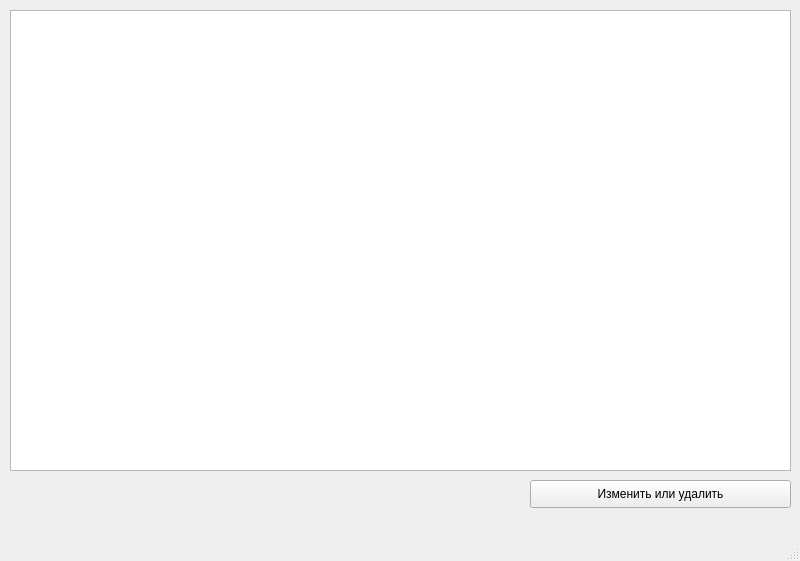
<?xml version="1.0" encoding="UTF-8"?>
<ui version="4.0">
 <class>MainWindow</class>
 <widget class="QMainWindow" name="MainWindow">
  <property name="geometry">
   <rect>
    <x>0</x>
    <y>0</y>
    <width>800</width>
    <height>561</height>
   </rect>
  </property>
  <property name="windowTitle">
   <string>Кофе</string>
  </property>
  <widget class="QWidget" name="centralwidget">
   <widget class="QTableWidget" name="tableWidget">
    <property name="geometry">
     <rect>
      <x>10</x>
      <y>10</y>
      <width>781</width>
      <height>461</height>
     </rect>
    </property>
   </widget>
   <widget class="QPushButton" name="pushButton">
    <property name="geometry">
     <rect>
      <x>530</x>
      <y>480</y>
      <width>261</width>
      <height>28</height>
     </rect>
    </property>
    <property name="text">
     <string>Изменить или удалить</string>
    </property>
   </widget>
  </widget>
  <widget class="QMenuBar" name="menubar">
   <property name="geometry">
    <rect>
     <x>0</x>
     <y>0</y>
     <width>800</width>
     <height>26</height>
    </rect>
   </property>
  </widget>
  <widget class="QStatusBar" name="statusbar"/>
 </widget>
 <resources/>
 <connections/>
</ui>
